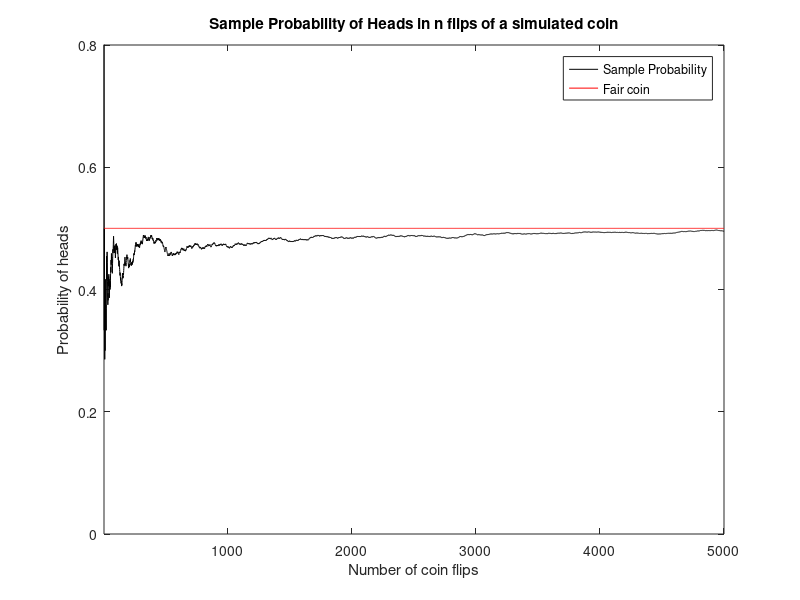

Reproduce this figure in MATLAB.
%script to simulate sequentially flipping a coin nToss times. 
%plot the running estimate of the probability of getting ‘heads’ with this coin.

nToss=5000;
coin_tosses=round(rand(1,nToss));

Y=cumsum(coin_tosses);

sample_probability=Y./(1:nToss);
plot((1:nToss),sample_probability,'k',(1:nToss),0.5*ones(1,nToss),'r')

xlabel('Number of coin flips')
ylabel('Probability of heads')
title('Sample Probability of Heads in n flips of a simulated coin')
legend('Sample Probability', 'Fair coin')
axis([1 nToss 0 0.8])